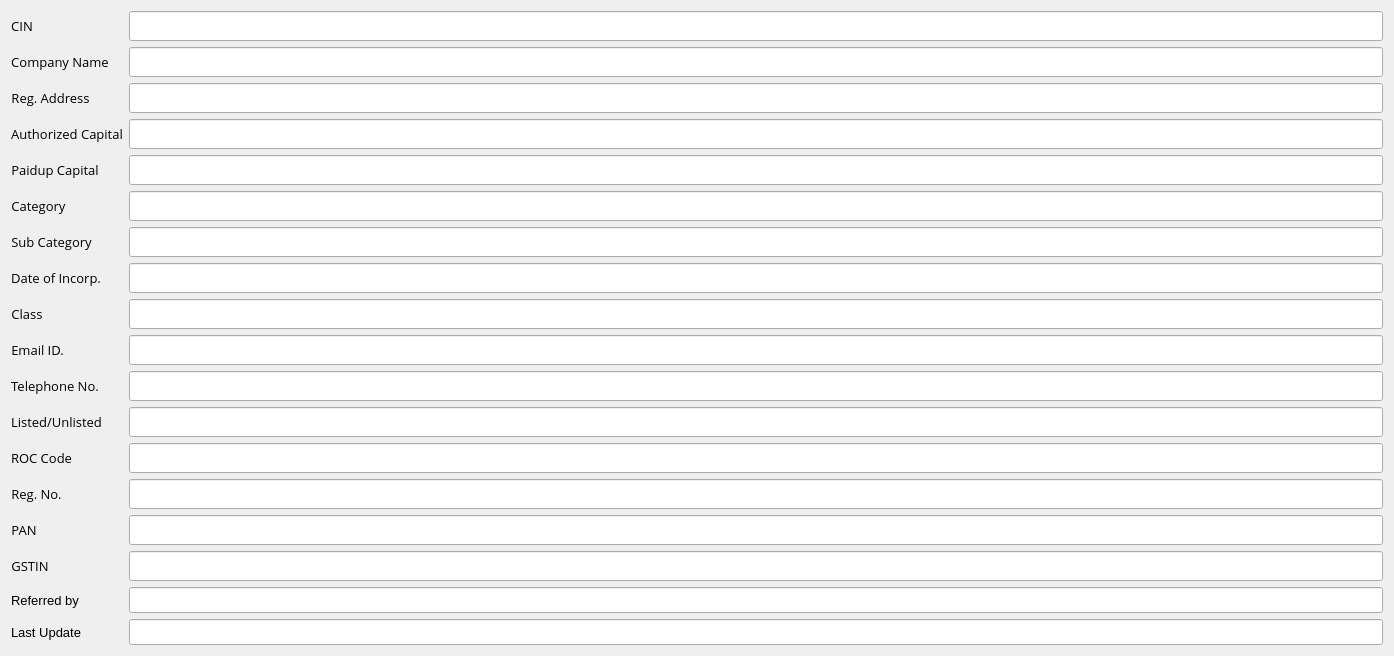
<?xml version="1.0" encoding="UTF-8"?>
<ui version="4.0">
 <class>Form</class>
 <widget class="QWidget" name="Form">
  <property name="geometry">
   <rect>
    <x>0</x>
    <y>0</y>
    <width>1394</width>
    <height>618</height>
   </rect>
  </property>
  <property name="windowTitle">
   <string>Form</string>
  </property>
  <layout class="QGridLayout" name="gridLayout">
   <item row="2" column="0">
    <widget class="QWidget" name="widget_2" native="true">
     <property name="sizePolicy">
      <sizepolicy hsizetype="Expanding" vsizetype="Expanding">
       <horstretch>0</horstretch>
       <verstretch>0</verstretch>
      </sizepolicy>
     </property>
     <property name="font">
      <font>
       <pointsize>10</pointsize>
      </font>
     </property>
     <layout class="QFormLayout" name="formLayout">
      <property name="leftMargin">
       <number>0</number>
      </property>
      <property name="topMargin">
       <number>0</number>
      </property>
      <property name="rightMargin">
       <number>0</number>
      </property>
      <property name="bottomMargin">
       <number>0</number>
      </property>
      <item row="0" column="0">
       <widget class="QLabel" name="label_2">
        <property name="font">
         <font>
          <family>Open Sans</family>
          <pointsize>10</pointsize>
          <stylestrategy>PreferAntialias</stylestrategy>
         </font>
        </property>
        <property name="text">
         <string>CIN</string>
        </property>
        <property name="alignment">
         <set>Qt::AlignCenter</set>
        </property>
        <property name="indent">
         <number>-1</number>
        </property>
       </widget>
      </item>
      <item row="0" column="1">
       <widget class="QLineEdit" name="CIN">
        <property name="sizePolicy">
         <sizepolicy hsizetype="Expanding" vsizetype="Expanding">
          <horstretch>0</horstretch>
          <verstretch>0</verstretch>
         </sizepolicy>
        </property>
        <property name="font">
         <font>
          <family>Open Sans</family>
          <pointsize>11</pointsize>
          <stylestrategy>PreferAntialias</stylestrategy>
         </font>
        </property>
        <property name="readOnly">
         <bool>true</bool>
        </property>
       </widget>
      </item>
      <item row="2" column="0">
       <widget class="QLabel" name="label_3">
        <property name="font">
         <font>
          <family>Open Sans</family>
          <pointsize>10</pointsize>
          <stylestrategy>PreferAntialias</stylestrategy>
         </font>
        </property>
        <property name="text">
         <string>Company Name</string>
        </property>
        <property name="alignment">
         <set>Qt::AlignCenter</set>
        </property>
       </widget>
      </item>
      <item row="2" column="1">
       <widget class="QLineEdit" name="CompanyName">
        <property name="sizePolicy">
         <sizepolicy hsizetype="Expanding" vsizetype="Expanding">
          <horstretch>0</horstretch>
          <verstretch>0</verstretch>
         </sizepolicy>
        </property>
        <property name="font">
         <font>
          <family>Open Sans</family>
          <pointsize>11</pointsize>
          <stylestrategy>PreferAntialias</stylestrategy>
         </font>
        </property>
        <property name="readOnly">
         <bool>true</bool>
        </property>
       </widget>
      </item>
      <item row="5" column="0">
       <widget class="QLabel" name="AuthCapital">
        <property name="font">
         <font>
          <family>Open Sans</family>
          <pointsize>10</pointsize>
          <stylestrategy>PreferAntialias</stylestrategy>
         </font>
        </property>
        <property name="text">
         <string>Authorized Capital</string>
        </property>
        <property name="alignment">
         <set>Qt::AlignCenter</set>
        </property>
       </widget>
      </item>
      <item row="5" column="1">
       <widget class="QLineEdit" name="AuthorizedCapital">
        <property name="sizePolicy">
         <sizepolicy hsizetype="Expanding" vsizetype="Expanding">
          <horstretch>0</horstretch>
          <verstretch>0</verstretch>
         </sizepolicy>
        </property>
        <property name="font">
         <font>
          <family>Open Sans</family>
          <pointsize>11</pointsize>
          <stylestrategy>PreferAntialias</stylestrategy>
         </font>
        </property>
        <property name="text">
         <string/>
        </property>
        <property name="readOnly">
         <bool>true</bool>
        </property>
       </widget>
      </item>
      <item row="7" column="0">
       <widget class="QLabel" name="Paiupcapital">
        <property name="font">
         <font>
          <family>Open Sans</family>
          <pointsize>10</pointsize>
          <stylestrategy>PreferAntialias</stylestrategy>
         </font>
        </property>
        <property name="text">
         <string>Paidup Capital</string>
        </property>
        <property name="alignment">
         <set>Qt::AlignCenter</set>
        </property>
       </widget>
      </item>
      <item row="7" column="1">
       <widget class="QLineEdit" name="PaidupCapital">
        <property name="sizePolicy">
         <sizepolicy hsizetype="Expanding" vsizetype="Expanding">
          <horstretch>0</horstretch>
          <verstretch>0</verstretch>
         </sizepolicy>
        </property>
        <property name="font">
         <font>
          <family>Open Sans</family>
          <pointsize>11</pointsize>
          <stylestrategy>PreferAntialias</stylestrategy>
         </font>
        </property>
        <property name="text">
         <string/>
        </property>
        <property name="readOnly">
         <bool>true</bool>
        </property>
       </widget>
      </item>
      <item row="8" column="0">
       <widget class="QLabel" name="category">
        <property name="font">
         <font>
          <family>Open Sans</family>
          <pointsize>10</pointsize>
          <stylestrategy>PreferAntialias</stylestrategy>
         </font>
        </property>
        <property name="text">
         <string>Category</string>
        </property>
        <property name="alignment">
         <set>Qt::AlignCenter</set>
        </property>
       </widget>
      </item>
      <item row="8" column="1">
       <widget class="QLineEdit" name="Category">
        <property name="sizePolicy">
         <sizepolicy hsizetype="Expanding" vsizetype="Expanding">
          <horstretch>0</horstretch>
          <verstretch>0</verstretch>
         </sizepolicy>
        </property>
        <property name="font">
         <font>
          <family>Open Sans</family>
          <pointsize>11</pointsize>
          <stylestrategy>PreferAntialias</stylestrategy>
         </font>
        </property>
        <property name="text">
         <string/>
        </property>
        <property name="readOnly">
         <bool>true</bool>
        </property>
       </widget>
      </item>
      <item row="10" column="0">
       <widget class="QLabel" name="subcategory">
        <property name="font">
         <font>
          <family>Open Sans</family>
          <pointsize>10</pointsize>
          <stylestrategy>PreferAntialias</stylestrategy>
         </font>
        </property>
        <property name="text">
         <string>Sub Category</string>
        </property>
        <property name="alignment">
         <set>Qt::AlignCenter</set>
        </property>
       </widget>
      </item>
      <item row="10" column="1">
       <widget class="QLineEdit" name="SubCategory">
        <property name="sizePolicy">
         <sizepolicy hsizetype="Expanding" vsizetype="Expanding">
          <horstretch>0</horstretch>
          <verstretch>0</verstretch>
         </sizepolicy>
        </property>
        <property name="font">
         <font>
          <family>Open Sans</family>
          <pointsize>11</pointsize>
          <stylestrategy>PreferAntialias</stylestrategy>
         </font>
        </property>
        <property name="text">
         <string/>
        </property>
        <property name="readOnly">
         <bool>true</bool>
        </property>
       </widget>
      </item>
      <item row="13" column="0">
       <widget class="QLabel" name="dateofincorp">
        <property name="font">
         <font>
          <family>Open Sans</family>
          <pointsize>10</pointsize>
          <stylestrategy>PreferAntialias</stylestrategy>
         </font>
        </property>
        <property name="text">
         <string>Date of Incorp.</string>
        </property>
        <property name="alignment">
         <set>Qt::AlignCenter</set>
        </property>
       </widget>
      </item>
      <item row="13" column="1">
       <widget class="QLineEdit" name="DateofIncorporation">
        <property name="sizePolicy">
         <sizepolicy hsizetype="Expanding" vsizetype="Expanding">
          <horstretch>0</horstretch>
          <verstretch>0</verstretch>
         </sizepolicy>
        </property>
        <property name="font">
         <font>
          <family>Open Sans</family>
          <pointsize>11</pointsize>
          <stylestrategy>PreferAntialias</stylestrategy>
         </font>
        </property>
        <property name="text">
         <string/>
        </property>
        <property name="readOnly">
         <bool>true</bool>
        </property>
       </widget>
      </item>
      <item row="15" column="0">
       <widget class="QLabel" name="class_2">
        <property name="font">
         <font>
          <family>Open Sans</family>
          <pointsize>10</pointsize>
          <stylestrategy>PreferAntialias</stylestrategy>
         </font>
        </property>
        <property name="text">
         <string>Class</string>
        </property>
        <property name="alignment">
         <set>Qt::AlignCenter</set>
        </property>
       </widget>
      </item>
      <item row="15" column="1">
       <widget class="QLineEdit" name="Class">
        <property name="sizePolicy">
         <sizepolicy hsizetype="Expanding" vsizetype="Expanding">
          <horstretch>0</horstretch>
          <verstretch>0</verstretch>
         </sizepolicy>
        </property>
        <property name="font">
         <font>
          <family>Open Sans</family>
          <pointsize>11</pointsize>
          <stylestrategy>PreferAntialias</stylestrategy>
         </font>
        </property>
        <property name="text">
         <string/>
        </property>
        <property name="readOnly">
         <bool>true</bool>
        </property>
       </widget>
      </item>
      <item row="16" column="0">
       <widget class="QLabel" name="compemail">
        <property name="font">
         <font>
          <family>Open Sans</family>
          <pointsize>10</pointsize>
          <stylestrategy>PreferAntialias</stylestrategy>
         </font>
        </property>
        <property name="text">
         <string>Email ID.</string>
        </property>
        <property name="alignment">
         <set>Qt::AlignCenter</set>
        </property>
       </widget>
      </item>
      <item row="16" column="1">
       <widget class="QLineEdit" name="emailID">
        <property name="sizePolicy">
         <sizepolicy hsizetype="Expanding" vsizetype="Expanding">
          <horstretch>0</horstretch>
          <verstretch>0</verstretch>
         </sizepolicy>
        </property>
        <property name="font">
         <font>
          <family>Open Sans</family>
          <pointsize>11</pointsize>
          <stylestrategy>PreferAntialias</stylestrategy>
         </font>
        </property>
        <property name="text">
         <string/>
        </property>
        <property name="readOnly">
         <bool>true</bool>
        </property>
       </widget>
      </item>
      <item row="19" column="0">
       <widget class="QLabel" name="listedunlisted">
        <property name="font">
         <font>
          <family>Open Sans</family>
          <pointsize>10</pointsize>
          <stylestrategy>PreferAntialias</stylestrategy>
         </font>
        </property>
        <property name="text">
         <string>Listed/Unlisted</string>
        </property>
        <property name="alignment">
         <set>Qt::AlignCenter</set>
        </property>
       </widget>
      </item>
      <item row="19" column="1">
       <widget class="QLineEdit" name="Listed">
        <property name="sizePolicy">
         <sizepolicy hsizetype="Expanding" vsizetype="Expanding">
          <horstretch>0</horstretch>
          <verstretch>0</verstretch>
         </sizepolicy>
        </property>
        <property name="font">
         <font>
          <family>Open Sans</family>
          <pointsize>11</pointsize>
          <stylestrategy>PreferAntialias</stylestrategy>
         </font>
        </property>
        <property name="text">
         <string/>
        </property>
        <property name="readOnly">
         <bool>true</bool>
        </property>
       </widget>
      </item>
      <item row="20" column="0">
       <widget class="QLabel" name="roccode">
        <property name="font">
         <font>
          <family>Open Sans</family>
          <pointsize>10</pointsize>
          <stylestrategy>PreferAntialias</stylestrategy>
         </font>
        </property>
        <property name="text">
         <string>ROC Code</string>
        </property>
        <property name="alignment">
         <set>Qt::AlignCenter</set>
        </property>
       </widget>
      </item>
      <item row="20" column="1">
       <widget class="QLineEdit" name="ROC">
        <property name="sizePolicy">
         <sizepolicy hsizetype="Expanding" vsizetype="Expanding">
          <horstretch>0</horstretch>
          <verstretch>0</verstretch>
         </sizepolicy>
        </property>
        <property name="font">
         <font>
          <family>Open Sans</family>
          <pointsize>11</pointsize>
          <stylestrategy>PreferAntialias</stylestrategy>
         </font>
        </property>
        <property name="text">
         <string/>
        </property>
        <property name="readOnly">
         <bool>true</bool>
        </property>
       </widget>
      </item>
      <item row="22" column="0">
       <widget class="QLabel" name="regno">
        <property name="font">
         <font>
          <family>Open Sans</family>
          <pointsize>10</pointsize>
          <stylestrategy>PreferAntialias</stylestrategy>
         </font>
        </property>
        <property name="text">
         <string>Reg. No.</string>
        </property>
        <property name="alignment">
         <set>Qt::AlignCenter</set>
        </property>
       </widget>
      </item>
      <item row="22" column="1">
       <widget class="QLineEdit" name="RegNo">
        <property name="sizePolicy">
         <sizepolicy hsizetype="Expanding" vsizetype="Expanding">
          <horstretch>0</horstretch>
          <verstretch>0</verstretch>
         </sizepolicy>
        </property>
        <property name="font">
         <font>
          <family>Open Sans</family>
          <pointsize>11</pointsize>
          <stylestrategy>PreferAntialias</stylestrategy>
         </font>
        </property>
        <property name="text">
         <string/>
        </property>
        <property name="readOnly">
         <bool>true</bool>
        </property>
       </widget>
      </item>
      <item row="23" column="0">
       <widget class="QLabel" name="PanLabel">
        <property name="font">
         <font>
          <family>Open Sans</family>
          <pointsize>10</pointsize>
          <stylestrategy>PreferAntialias</stylestrategy>
         </font>
        </property>
        <property name="text">
         <string>PAN</string>
        </property>
        <property name="alignment">
         <set>Qt::AlignCenter</set>
        </property>
       </widget>
      </item>
      <item row="23" column="1">
       <widget class="QLineEdit" name="PAN">
        <property name="sizePolicy">
         <sizepolicy hsizetype="Expanding" vsizetype="Expanding">
          <horstretch>0</horstretch>
          <verstretch>0</verstretch>
         </sizepolicy>
        </property>
        <property name="font">
         <font>
          <family>Open Sans</family>
          <pointsize>11</pointsize>
          <stylestrategy>PreferAntialias</stylestrategy>
         </font>
        </property>
        <property name="readOnly">
         <bool>true</bool>
        </property>
       </widget>
      </item>
      <item row="18" column="0">
       <widget class="QLabel" name="TelNo">
        <property name="font">
         <font>
          <family>Open Sans</family>
          <pointsize>10</pointsize>
          <stylestrategy>PreferAntialias</stylestrategy>
         </font>
        </property>
        <property name="text">
         <string>Telephone No.</string>
        </property>
        <property name="alignment">
         <set>Qt::AlignCenter</set>
        </property>
       </widget>
      </item>
      <item row="18" column="1">
       <widget class="QLineEdit" name="TelePhone">
        <property name="sizePolicy">
         <sizepolicy hsizetype="Expanding" vsizetype="Expanding">
          <horstretch>0</horstretch>
          <verstretch>0</verstretch>
         </sizepolicy>
        </property>
        <property name="font">
         <font>
          <family>Open Sans</family>
          <pointsize>11</pointsize>
          <stylestrategy>PreferAntialias</stylestrategy>
         </font>
        </property>
        <property name="text">
         <string/>
        </property>
        <property name="readOnly">
         <bool>true</bool>
        </property>
       </widget>
      </item>
      <item row="4" column="0">
       <widget class="QLabel" name="regaddress">
        <property name="font">
         <font>
          <family>Open Sans</family>
          <pointsize>10</pointsize>
          <stylestrategy>PreferAntialias</stylestrategy>
         </font>
        </property>
        <property name="text">
         <string>Reg. Address</string>
        </property>
        <property name="alignment">
         <set>Qt::AlignCenter</set>
        </property>
       </widget>
      </item>
      <item row="4" column="1">
       <widget class="QLineEdit" name="RegisteredAddress">
        <property name="sizePolicy">
         <sizepolicy hsizetype="Expanding" vsizetype="Expanding">
          <horstretch>0</horstretch>
          <verstretch>0</verstretch>
         </sizepolicy>
        </property>
        <property name="font">
         <font>
          <family>Open Sans</family>
          <pointsize>11</pointsize>
          <stylestrategy>PreferAntialias</stylestrategy>
         </font>
        </property>
        <property name="text">
         <string/>
        </property>
        <property name="readOnly">
         <bool>true</bool>
        </property>
       </widget>
      </item>
      <item row="25" column="0">
       <widget class="QLabel" name="label">
        <property name="text">
         <string>Referred by</string>
        </property>
       </widget>
      </item>
      <item row="24" column="0">
       <widget class="QLabel" name="GSTLabel">
        <property name="font">
         <font>
          <family>Open Sans</family>
          <pointsize>10</pointsize>
          <stylestrategy>PreferAntialias</stylestrategy>
         </font>
        </property>
        <property name="text">
         <string>GSTIN</string>
        </property>
        <property name="alignment">
         <set>Qt::AlignCenter</set>
        </property>
       </widget>
      </item>
      <item row="24" column="1">
       <widget class="QLineEdit" name="GST">
        <property name="sizePolicy">
         <sizepolicy hsizetype="Expanding" vsizetype="Expanding">
          <horstretch>0</horstretch>
          <verstretch>0</verstretch>
         </sizepolicy>
        </property>
        <property name="font">
         <font>
          <family>Open Sans</family>
          <pointsize>11</pointsize>
          <stylestrategy>PreferAntialias</stylestrategy>
         </font>
        </property>
        <property name="readOnly">
         <bool>true</bool>
        </property>
       </widget>
      </item>
      <item row="25" column="1">
       <widget class="QLineEdit" name="ReferredBy">
        <property name="sizePolicy">
         <sizepolicy hsizetype="Expanding" vsizetype="Expanding">
          <horstretch>0</horstretch>
          <verstretch>0</verstretch>
         </sizepolicy>
        </property>
        <property name="font">
         <font>
          <pointsize>11</pointsize>
         </font>
        </property>
       </widget>
      </item>
      <item row="26" column="0">
       <widget class="QLabel" name="label_4">
        <property name="text">
         <string>Last Update</string>
        </property>
       </widget>
      </item>
      <item row="26" column="1">
       <widget class="QLineEdit" name="LastUpdate">
        <property name="sizePolicy">
         <sizepolicy hsizetype="Expanding" vsizetype="Expanding">
          <horstretch>0</horstretch>
          <verstretch>0</verstretch>
         </sizepolicy>
        </property>
        <property name="font">
         <font>
          <pointsize>11</pointsize>
         </font>
        </property>
       </widget>
      </item>
     </layout>
    </widget>
   </item>
  </layout>
 </widget>
 <resources/>
 <connections/>
</ui>
